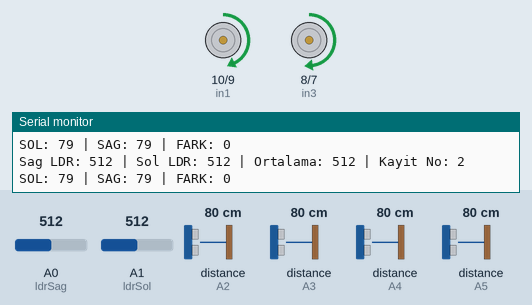
Simulated run of this sketch. Board: Arduino Uno, built with avr-gcc and run on an emulated ATmega328P. On the bench: motor-driver pin pairs drawn as motors (green arrow = first pin HIGH = forward, orange = second pin HIGH = backward, longer = more drive, scaled by the enable pin), the last lines printed to the serial monitor. Wiring (inferred from the names in the program): 4 × ultrasonic range finder: trigger pin 2, echo A2 / trigger pin 4, echo A5 / trigger pin 12, echo A3 / trigger pin 13, echo A4. Inputs (shaded band) come from the test bench; at power-on: distance to the obstacle (sensors on A2, A3, A4, A5) 80 cm, A0 (ldrSag) = 512, A1 (ldrSol) = 512. The echo pulse lasts 58.3 µs per cm.

Above: at 1.2 s.
1.3 s: distance to the obstacle (sensor on A2) set to 30 cm
2.8 s: distance to the obstacle (sensor on A2) set to 23 cm
At 3.3 s:
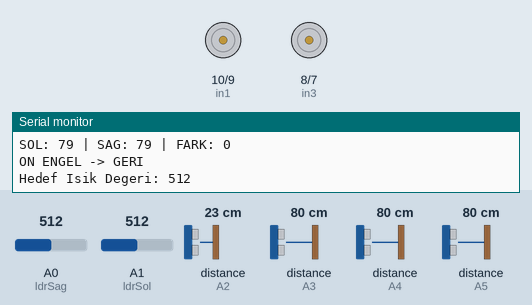
Timing chart, 0 to 5.8 s (numbered marks = the images above; inputs shaded):
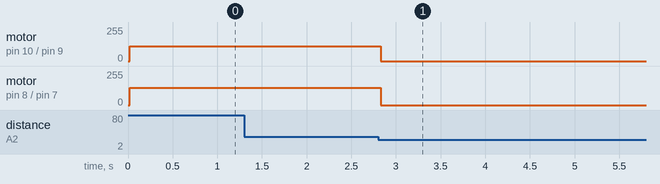

The sketch:

ldr.ino
```cpp
// --- LDR VE HEDEF TANIMI ---

const int ldrSag = A0;
const int ldrSol = A1;

bool hedefAydinlik = false; // true: En aydınlık, false: En karanlık noktayı bulur

// --- KAYIT SİSTEMİ ---
const int MAX_KAYIT = 700;


int isikKayitlari[MAX_KAYIT];
int kayitIndeksi = 0;
unsigned long sonKayitZamani = 0;
const int kayitAraligi = 400; // Her 100ms'de bir ışık örneği al

// --- TRIG PİNLERİ ---
const int trigOn = 2;
const int trigSag = 12;
const int trigSol = 4;
const int trigArka = 13;

// --- ECHO PİNLERİ ---
const int echoOn = A2;
const int echoSag = A3;
const int echoSol = A5;
const int echoArka = A4;

// --- MOTOR PİNLERİ ---
const int enA = 11;  // Sağ motor
const int in1 = 10;
const int in2 = 9;

const int enB = 6;   // Sol motor
const int in3 = 8;
const int in4 = 7;


// --- HIZLAR ---

// Düz giderken
int hizSag = 110;   // Sağ motor
int hizSol = 130;   // Sol motor (daha yavaş olduğu için artırdık)

// Dönüşlerde ekstra hız
int hizDonusSag = 180;
int hizDonusSol = 160;

bool ileriDurum = true;
bool gorevTamamlandi = false;

void setup() {
  pinMode(trigOn, OUTPUT);
  pinMode(trigSag, OUTPUT);
  pinMode(trigSol, OUTPUT);
  pinMode(trigArka, OUTPUT);

  pinMode(echoOn, INPUT);
  pinMode(echoSag, INPUT);
  pinMode(echoSol, INPUT);
  pinMode(echoArka, INPUT);

  pinMode(enA, OUTPUT);
  pinMode(in1, OUTPUT);
  pinMode(in2, OUTPUT);

  pinMode(enB, OUTPUT);
  pinMode(in3, OUTPUT);
  pinMode(in4, OUTPUT);

  Serial.begin(9600);
}

int mesafeOlc(int trigPin, int echoPin) {
  long sure;

  digitalWrite(trigPin, LOW);
  delayMicroseconds(5);
  digitalWrite(trigPin, HIGH);
  delayMicroseconds(10);
  digitalWrite(trigPin, LOW);

  sure = pulseIn(echoPin, HIGH, 30000);

  if (sure == 0) return 0;

  return sure * 0.034 / 2;
}

void loop() {

  if (gorevTamamlandi) {
  dur();
  return;
  }

  int on = mesafeOlc(trigOn, echoOn);
  int sag = mesafeOlc(trigSag, echoSag);
  int sol = mesafeOlc(trigSol, echoSol);
  int arka = mesafeOlc(trigArka, echoArka);

     // Sağ-sol farkı
  int fark = sol - sag;
if (ileriDurum) {
    // --- IŞIK KAYDI ---
if (millis() - sonKayitZamani > kayitAraligi && kayitIndeksi < MAX_KAYIT) {

  int sagLdr = analogRead(ldrSag);
  int solLdr = analogRead(ldrSol);
  int isikDegeri = (sagLdr + solLdr) / 2;

  isikKayitlari[kayitIndeksi] = isikDegeri;
  kayitIndeksi++;

  // --- SERIAL MONITOR ÇIKTISI ---
  Serial.print("Sag LDR: ");
  Serial.print(sagLdr);

  Serial.print(" | Sol LDR: ");
  Serial.print(solLdr);

  Serial.print(" | Ortalama: ");
  Serial.print(isikDegeri);

  Serial.print(" | Kayit No: ");
  Serial.println(kayitIndeksi);

Serial.print("SOL: ");
Serial.print(sol);

Serial.print(" | SAG: ");
Serial.print(sag);

Serial.print(" | FARK: ");
Serial.println(fark);

  sonKayitZamani = millis();
}

  // =======================
  // ÖN ENGEL HER ZAMAN ÖNCELİKLİ
  // =======================

  if (on > 0 && on <= 25) {

    dur();
    delay(200);

    //geri();

    //ileriDurum = false;

    Serial.println("ON ENGEL -> GERI");
    bulVeParkEt();
  }

  // Sola fazla yakın -> sağa yönel

    else if (sol > 0 && sol <= 15 && sag > 20) {

      sagaYonel();

      Serial.println("SOLA YAKIN -> SAGA");

      delay(30);
    }

    // Sağa fazla yakın -> sola yönel

    else if (sag > 0 && sag <= 15 && sol > 20) {

      solaYonel();

      Serial.println("SAGA YAKIN -> SOLA");

      delay(30);
    }

    // Yol temiz -> düz git

    else {

      ileri();
    }
  }

// =======================
  // GERİ GİDERKEN
  // =======================

  else {

    // Arka engel öncelikli

    if (arka > 0 && arka <= 25) {

      dur();
      delay(200);

      ileri();

      ileriDurum = true;

      Serial.println("ARKA ENGEL -> ILERI");
    }

    // Geri giderken sola yakın

    else if (sol > 0 && sol <= 15 && sag > 20) {

      geriSagaYonel();

      Serial.println("GERI SOLA YAKIN -> SAGA");

      delay(30);
    }

    // Geri giderken sağa yakın

    else if (sag > 0 && sag <= 15 && sol > 20) {

      geriSolaYonel();

      Serial.println("GERI SAGA YAKIN -> SOLA");

      delay(30);
    }

    // Temiz -> geri git

    else {

      geri();
    }
  }
}
void bulVeParkEt() {

  int hedefDeger = isikKayitlari[0];

  // =========================
  // EN AYDINLIK / EN KARANLIK
  // =========================

  for (int i = 0; i < kayitIndeksi; i++) {

    if (hedefAydinlik) {

      // En aydınlık

      if (isikKayitlari[i] > hedefDeger) {

        hedefDeger = isikKayitlari[i];
      }

    } else {

      // En karanlık

      if (isikKayitlari[i] < hedefDeger) {

        hedefDeger = isikKayitlari[i];
      }
    }
  }
Serial.print("Hedef Isik Degeri: ");
  Serial.println(hedefDeger);

  delay(500);

  // =========================
  // GERI GIDERKEN ARAMA
  // =========================

  while (true) {

    // Yeni LDR ölçümü
    int sagLdr = analogRead(ldrSag);
    int solLdr = analogRead(ldrSol);

    int mevcutIsik = (sagLdr + solLdr) / 2;

    // Mesafe ölç
    int sag = mesafeOlc(trigSag, echoSag);
    int sol = mesafeOlc(trigSol, echoSol);

    //int fark = sol - sag;

    // =========================
    // SERI MONITOR
    // =========================

    Serial.print("Anlik Isik: ");
    Serial.println(mevcutIsik);

    // =========================
    // HEDEF BULUNDU MU
    // =========================

    // +/- tolerans bırakıyoruz
    if (abs(mevcutIsik - hedefDeger) <= 10) {

      dur();

      Serial.println("HEDEF BULUNDU");

      gorevTamamlandi = true;

      return;
    }

    // =========================
    // GERI GIDERKEN DUVAR TAKIBI
    // =========================

    if (sol > 0 && sol <= 15 && sag > 20) {

      geriSagaYonel();
    }

    else if (sag > 0 && sag <= 15 && sol > 20) {

      geriSolaYonel();
    }

    else {

      geri();
    }

    delay(30);
  }
}

// --- MOTOR FONKSİYONLARI ---
void ileri() {

  digitalWrite(in1, HIGH);
  digitalWrite(in2, LOW);

  digitalWrite(in3, HIGH);
  digitalWrite(in4, LOW);

  analogWrite(enA, hizSag); // Sağ motor
  analogWrite(enB, hizSol); // Sol motor
}

void geri() {

  digitalWrite(in1, LOW);
  digitalWrite(in2, HIGH);

  digitalWrite(in3, LOW);
  digitalWrite(in4, HIGH);

  analogWrite(enA, hizSag);
  analogWrite(enB, hizSol);
}

void dur() {
  digitalWrite(in1, LOW);
  digitalWrite(in2, LOW);

  digitalWrite(in3, LOW);
  digitalWrite(in4, LOW);

  analogWrite(enA, 0);
  analogWrite(enB, 0);
}

// --- HAFİF SAĞA YÖNEL ---
// Sol motor hızlı, sağ motor yavaş

void sagaYonel() {

  digitalWrite(in1, HIGH);
  digitalWrite(in2, LOW);

  digitalWrite(in3, HIGH);
  digitalWrite(in4, LOW);

  analogWrite(enA, hizSag);
  analogWrite(enB, hizDonusSol);
}

// --- HAFİF SOLA YÖNEL ---
// Sağ motor hızlı, sol motor yavaş

void solaYonel() {

  digitalWrite(in1, HIGH);
  digitalWrite(in2, LOW);

  digitalWrite(in3, HIGH);
  digitalWrite(in4, LOW);

  analogWrite(enA, hizDonusSag);
  analogWrite(enB, hizSol);
}
// =======================
// GERI GIDERKEN DONUSLER
// =======================

// --- GERI GIDERKEN SAĞA YÖNEL ---

void geriSagaYonel() {

  digitalWrite(in1, LOW);
  digitalWrite(in2, HIGH);

  digitalWrite(in3, LOW);
  digitalWrite(in4, HIGH);

  analogWrite(enA, hizSag );
  analogWrite(enB, hizDonusSol);
}
// --- GERI GIDERKEN SOLA YÖNEL ---

void geriSolaYonel() {

  digitalWrite(in1, LOW);
  digitalWrite(in2, HIGH);

  digitalWrite(in3, LOW);
  digitalWrite(in4, HIGH);

  analogWrite(enA, hizDonusSag);
  analogWrite(enB, hizSol );
}
```

Measured:
- the behaviour switches between 27 and 26 cm on distance to the obstacle (sensor on A2) (found by bisection; images 0 and 1)
- after the input at 2.8 s, motor on pin 10 (in1) / pin 9 (in2): forward 110/255 → stopped at once; motor on pin 8 (in3) / pin 7 (in4): forward 130/255 → stopped at once
